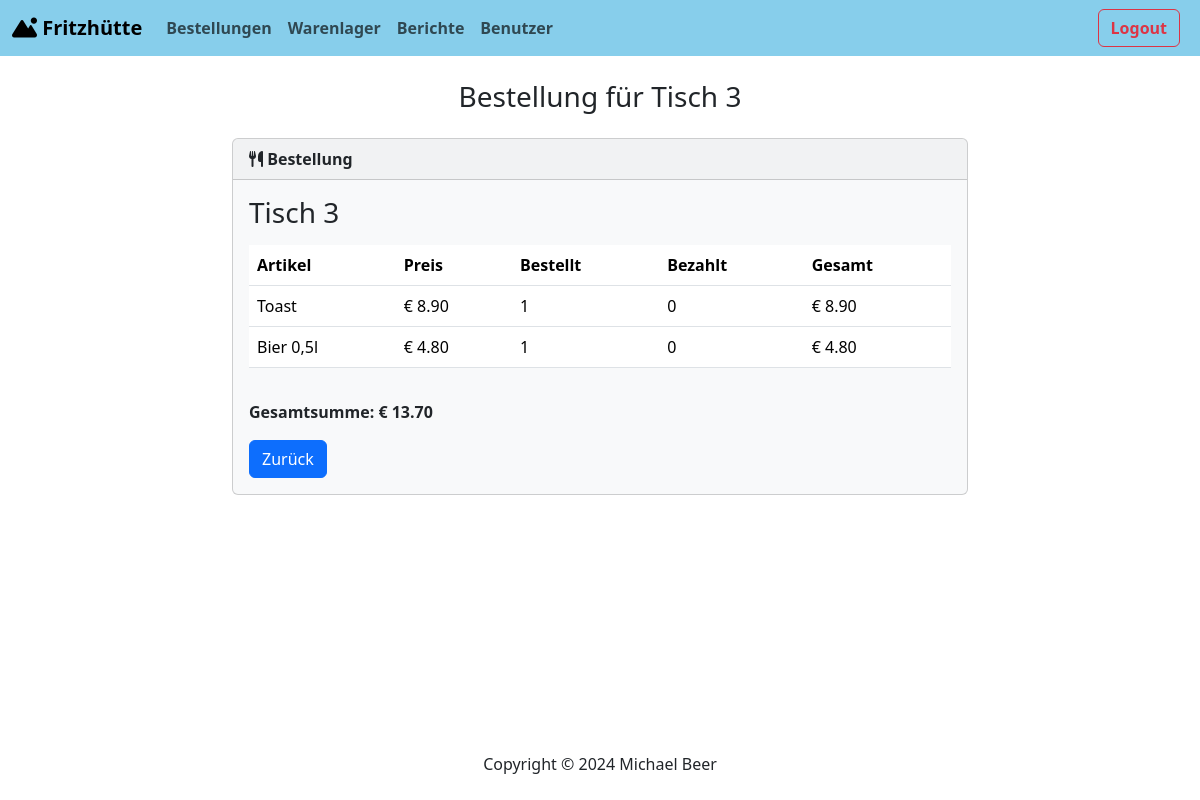
Screenshot of /orders/order/60/ (signed in) with the database file from the repository.
### orders/models.py (models this page shows, shortened)
class Order(models.Model):
    table = models.ForeignKey(OrderTable, on_delete=models.CASCADE, null=True, blank=True)
    customer = models.ForeignKey(Customer, on_delete=models.CASCADE, null=True, blank=True)
    items = models.ManyToManyField('OrderItem')
    total_price = models.DecimalField(max_digits=10, decimal_places=2, default=0)
    tip = models.DecimalField(max_digits=10, decimal_places=2, default=0)
    created_at = models.DateTimeField(auto_now_add=True)
    paid = models.BooleanField(default=False)
    canceled = models.BooleanField(default=False)
    class Meta:
        permissions = [
            ("can_cancel_order", "Can cancel order"),
        ]

class OrderTable(models.Model):
    number_of_table = models.IntegerField(unique=True)
    def __str__(self):
        return f'Tisch {self.number_of_table}'

class OrderItem(models.Model):
    food = models.ForeignKey(Food, on_delete=models.CASCADE, null=True, blank=True)
    beverage = models.ForeignKey(Beverage, on_delete=models.CASCADE, null=True, blank=True)
    quantity = models.IntegerField(default=1)
    price = models.DecimalField(max_digits=5, decimal_places=2)
    paid = models.BooleanField(default=False)
    paid_quantity = models.IntegerField(default=0)

### warehouse/models.py (models this page shows, shortened)
class Item(models.Model):
    name = models.CharField(max_length=100)
    price = models.DecimalField(max_digits=5, decimal_places=2)
    quantity = models.IntegerField()
    category = models.CharField(max_length=100, default='Food')
    is_active = models.BooleanField(default=True)
    class Meta:
        abstract = True

class Food(Item):
    class Meta:
        verbose_name_plural = 'Food'

class Beverage(Item):
    class Meta:
        verbose_name_plural = 'Beverages'

### orders/views.py (the view)
# urls.py: path('order/<int:order_id>/', views.view_order, name='view_order'),
@login_required
@permission_required('orders.view_order')
def view_order(request, order_id):
    order = get_object_or_404(Order, id=order_id)
    order_items = OrderItem.objects.filter(order=order)
    for item in order_items:
        item.total_price = item.price * item.quantity
    return render(request, 'orders/view_order.html', {'order': order, 'order_items': order_items})

### orders/templates/orders/view_order.html
{% extends "base.html" %}
{% load custom_tags %}
{% block body %}
<h3 class="text-center m-4">
    Bestellung für
    {% if order.table %}
        {{ order.table }}
    {% elif order.customer %}
        {{ order.customer.name }}
    {% endif %}
</h3>
<div class="container">
    <div class="row justify-content-center">
        <div class="col-lg-8 col-md-10 col-sm-12">
            <div class="card bg-light mb-3">
                <div class="card-header">
                    <i class="fa-solid fa-utensils"></i><strong> Bestellung</strong>
                </div>
                <div class="card-body">
                    <div class="mb-3">
                        <h3 class="mb-3">
                            {% if order.table %}
                                {{ order.table }}
                            {% elif order.customer %}
                                {{ order.customer.name }}
                            {% endif %}
                        </h3>
                        {% if order_items %}
                        <div class="table-responsive">
                            <table class="table table-hover">
                                <thead>
                                    <tr>
                                        <th scope="col">Artikel</th>
                                        <th scope="col">Preis</th>
                                        <th scope="col">Bestellt</th>
                                        <th scope="col">Bezahlt</th>
                                        <th scope="col">Gesamt</th>
                                    </tr>
                                </thead>
                                <tbody>
                                    {% for item in order_items %}
                                    <tr>
                                        <td>
                                            {% if item.food %}
                                            {{ item.food.name }}
                                            {% elif item.beverage %}
                                            {{ item.beverage.name }}
                                            {% endif %}
                                        </td>
                                        <td>€ {{ item.price }}</td>
                                        <td>{{ item.quantity }}</td>
                                        <td>{{ item.paid_quantity }}</td>
                                        <td>€ {{ item.total_price|floatformat:2 }}</td>
                                    </tr>
                                    {% endfor %}
                                </tbody>
                            </table>
                        </div>
                        {% else %}
                        <div class="alert alert-primary">Keine Speisen oder Getränke hinzugefügt</div>
                        {% endif %}
                    </div>
                    <div class="mb-3">
                        <p><strong>Gesamtsumme: € {{ order.total_price }}</strong></p>
                    </div>
                    <div class="d-flex justify-content-between">
                        <a href="{% url 'order_index' %}" class="btn btn-primary">Zurück</a>
                    </div>
                </div>
            </div>
        </div>
    </div>
</div>
{% endblock body %}

### rows the page displays
Order: table "Tisch 3", total_price "13.70"
OrderItem: food.name "Toast", price "8.90", quantity "1", paid_quantity "0", total_price "8.90"
OrderItem: beverage.name "Bier 0,5l", price "4.80", quantity "1", paid_quantity "0", total_price "4.80"
